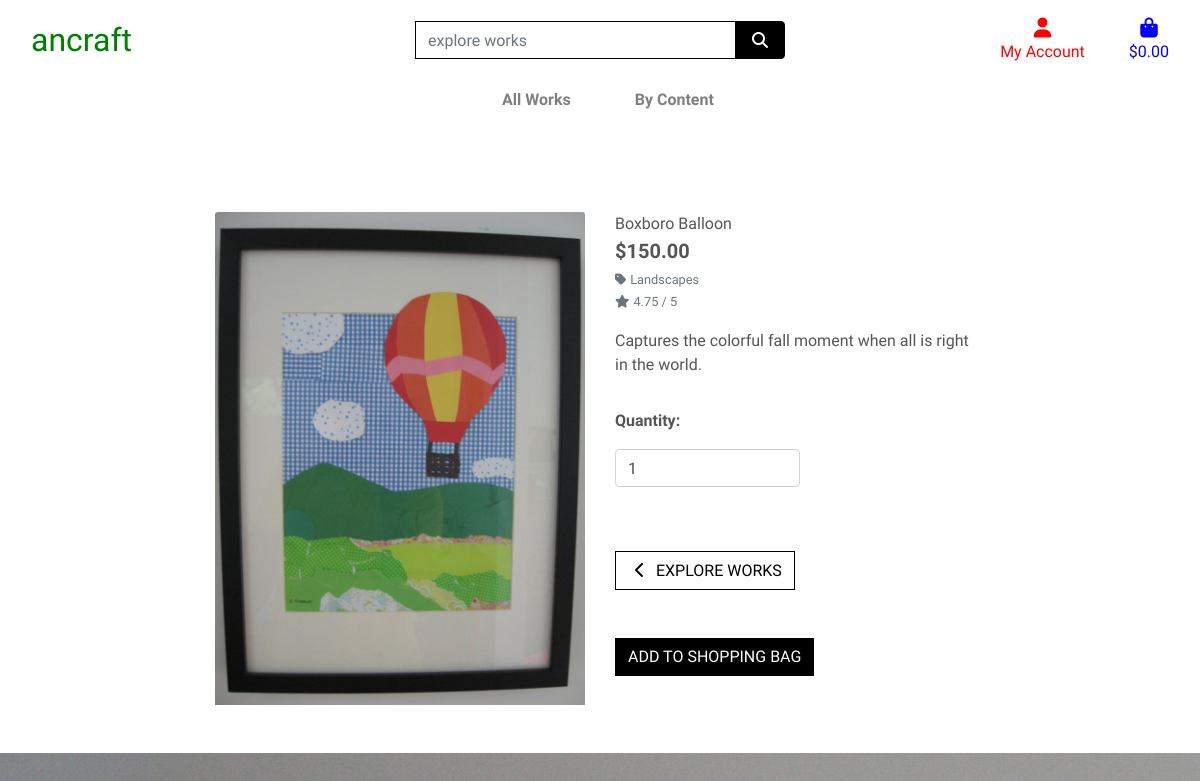
Page /works/1 on the earlier database version.
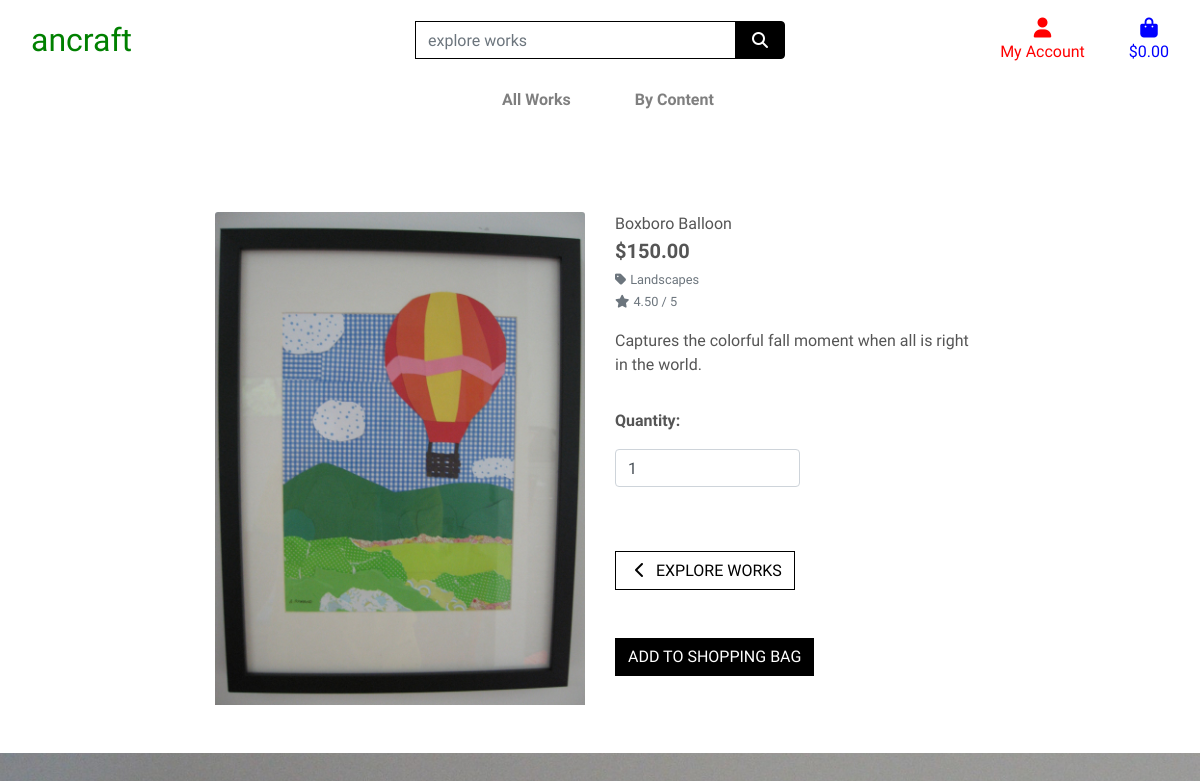
Same page on the later database version.
### works/models.py (models this page shows, shortened)
class Work(models.Model):
    class Meta:
        verbose_name_plural = 'Works'
    content = models.ForeignKey('Content', null=True, blank=True,
                                 on_delete=models.SET_NULL)
    name = models.CharField(max_length=254)
    description = models.TextField()
    price = models.DecimalField(max_digits=6, decimal_places=2)
    rating = models.DecimalField(max_digits=6, decimal_places=2, null=True,
                                 blank=True)
    image = models.ImageField(null=True, blank=True)

class Content(models.Model):
    class Meta:
        verbose_name_plural = 'Contents'
    name = models.CharField(max_length=254)

### works/views.py (the view)
# urls.py: path('<work_id>', views.work_item, name='work_item'),
def work_item(request, work_id):
    work = get_object_or_404(Work, pk=work_id)
    context = {
        'work': work,
    }
    return render(request, 'works/work_item.html', context)

### shoppingbag/contexts.py (called while the page is built, shortened)
def shoppingbag_sum(request):
    shoppingbag_items = []
    total = 0
    work_count = 0
    shoppingbag = request.session.get('shoppingbag', {})
    delivery = total * Decimal(settings.STANDARD_DELIVERY_PERCENTAGE / 100)
    grand_total = delivery + total
    context = {
        'shoppingbag_items': shoppingbag_items,
        'total': total,
        'work_count': work_count,
        'delivery': delivery,
        'grand_total': grand_total,
    }
    return context

### works/templates/works/work_item.html (shortened to what this page needs)
{% extends "base.html" %}
{% load static %}
{% block page_header %}
    <div class="container header-container">
    </div>
{% endblock %}
{% block content %}
    <div class="overlay"></div>
    <div class="container-fluid">
        <div class="row">
            <div class="col-12 col-md-6 col-lg-4 offset-lg-2">
                <div class="image-container my-5">
                    {% if work.image %}
                        <a href="{{ work.image.url }}" target="_blank">
                            <img class="card-img-top img-fluid" src="{{ work.image.url }}" alt="{{ work.name }}">
                        </a>
                        {% else %}
                        <a href="">
                            <img class="card-img-top img-fluid" src="{{ MEDIA_URL }}noimage.png" alt="{{ work.name }}">
                        </a>
                    {% endif %}
                </div>
            </div>
            <div class="col-12 col-md-6 col-lg-4">
                <div class="work-item-container mb-5 mt-md-5">
                    <p class="mb-0">{{ work.name }}</p>
                    <p class="lead mb-0 text-left font-weight-bold">${{ work.price }}</p>
                    {% if work.content %}
                    <p class="small mt-1 mb-0">
                        <a class="text-muted" href="{% url 'works' %}?content={{ work.content.name }}">
                            <i class="fas fa-tag mr-1"></i>{{ work.content.name }}
                        </a>
                    </p>
                    {% endif %}
                    {% if work.rating %}
                        <small class="text-muted"><i class="fas fa-star mr-1"></i>{{ work.rating }} / 5</small>
                    {% else %}
                        <small class="text-muted">No Rating</small>
                    {% endif %}
                    <p class="mt-3">{{ work.description }}</p>
                    <form class="form" action="{% url 'add_to_shoppingbag' work.id %}" method="POST">
                        <div class="form-row">
                            <div class="col-12">
                                <p class="mt-3"><strong>Quantity:</strong></p>
                                <div class="form-group w-50">
                                    <div class="input-group">
                                        <input class="form-control qty_input" type="number" name="quantity" value="1" min="1" max="1" data-item_id="{{ work.id }}" id="id_qty_{{ work.id }}">
                                    </div>
                                </div>
                            </div>
                            <div class="col-12">
                                <a href="{% url 'works' %}" class="btn btn-outline-black rounded-0 mt-5">
                                    <span class="icon">
                                        <i class="fas fa-chevron-left"></i>
                                    </span>
                                    <span class="text-uppercase">explore works</span>
                                </a>
                                <input type="submit" class="btn btn-black rounded-0 text-uppercase mt-5" value="Add to Shopping Bag">
                            </div>
                        </div>
                    </form>
                </div>
            </div>
        </div>
    </div>
{% endblock %}

Differences in the rows shown:
changed Work "Boxboro Balloon": rating "4.75" → "4.50"
